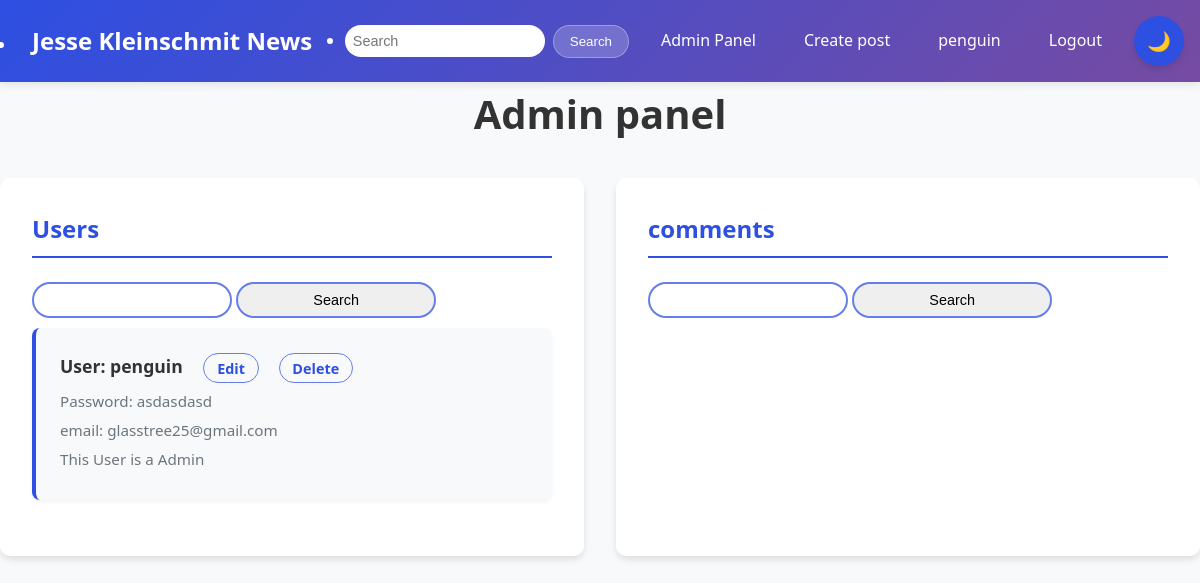
Before: /admin.php (signed in) with the older database file.
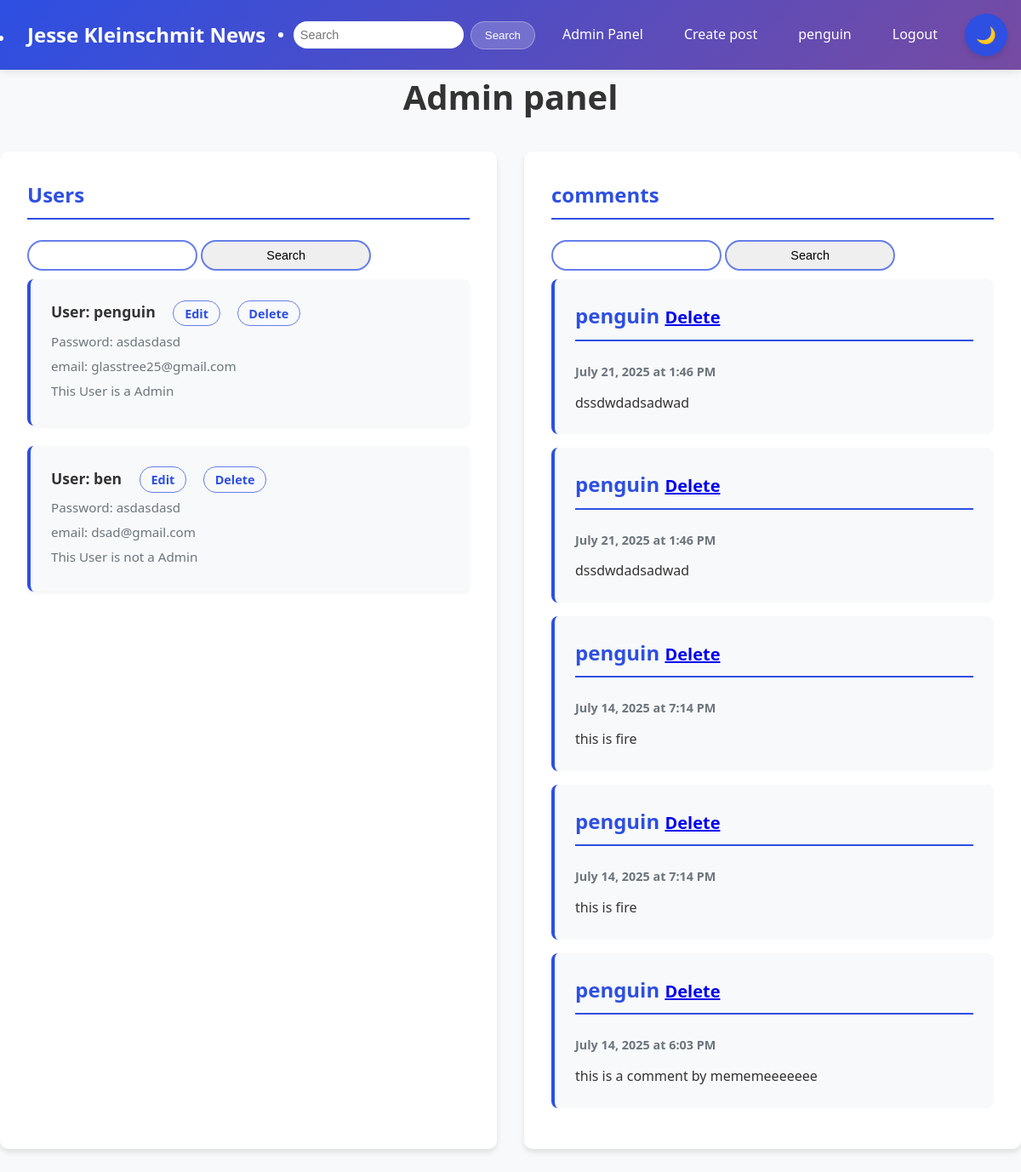
After: the same page with the newer database file.
### tables this page shows
CREATE TABLE `users` (
  `userName` varchar(20) NOT NULL,
  `password` varchar(50) NOT NULL,
  `email` varchar(255) NOT NULL,
  `isAdmin` tinyint(1) NOT NULL DEFAULT 0
);

CREATE TABLE `comments` (
  `commentID` int(11) NOT NULL,
  `commentText` text NOT NULL,
  `postID` int(11) NOT NULL,
  `userName` varchar(20) NOT NULL,
  `created_at` timestamp NOT NULL DEFAULT current_timestamp()
);

### admin.php (the view, shortened to what this page needs)
<!DOCTYPE html>
<html lang="en">
<head>
    <link rel="stylesheet" href="main.css">
</head>
<?php
require ('header.php');
if (isset($_SESSION['isAdmin']) && $_SESSION['isAdmin'] == 1 && $_GET && isset($_GET['searchCom'])) {
    $search = '%' . $_GET['searchCom'] . '%';
    $query = 'SELECT * FROM comments where commentText like :commentText ORDER by commentID desc limit 100';
    $statement = $db->prepare($query);
    $statement->bindValue(':commentText', $search);
    $statement->execute();
    $comment = $statement->fetchAll();
} else {
    $query = 'SELECT * FROM comments ORDER by commentID desc limit 100';
    $statement = $db->prepare($query);
    $statement->execute();
    $comment = $statement->fetchAll();
}
if (isset($_SESSION['isAdmin']) && $_SESSION['isAdmin'] == 1 && $_GET && isset($_GET['searchCom'])) {
    $search = '%' . $_GET['searchUser'] . '%';
    $query = 'SELECT * FROM users where userName like :userName ORDER by userName desc limit 100';
    $statement = $db->prepare($query);
    $statement->bindValue(':userName', $search);
    $statement->execute();
    $users = $statement->fetchAll();
} else {
    $query = 'SELECT * FROM users ORDER by userName desc limit 100';
    $statement = $db->prepare($query);
    $statement->execute();
    $users = $statement->fetchAll();
}
?>
<body>
<h1>Admin panel</h1>
<div class="admin">
    <div>
        <h2>Users</h2>
        <div>
             <form action="" method="GET">
                <input type="text" name="searchUser" id="searchUser" >
                <button type="submit">Search</button>
            </form>
            <?php foreach ($users as $row): ?>
                <div class="users">
                    <h2>User: <?= $row['userName'] ?> <small><a href="editUser.php?userName=<?= $row['userName'] ?>"> Edit</a> <a href="?delUser=true&userName=<?= $row['userName'] ?>">Delete</a></small></h2>
                    <h3>Password: <?= $row['password'] ?></h3>
                    <h4>email: <?= $row['email'] ?></h4>
                    <?php if ($row['isAdmin'] == 1): ?>
                     <h4>This User is a Admin</h4 >
                    <?php else: ?>
                    <h4>This User is not a Admin</h4>
                        <?php endif ?>
                </div>
                <?php endforeach ?>
        </div>
    </div>
    <div>
        <h2>comments</h2>
        <div>
            <form action="" method="GET">
                <input type="text" name="searchCom" id="searchCom" >
                <button type="submit">Search</button>
            </form>
         <?php foreach ($comment as $indi): ?>
        <div class="comment">
        <h2><?= $indi['userName'] ?> <small><a href="?del=true&commentId=<?= $indi['commentID'] ?>">Delete</a></small></h2>
        <h3><?= (new DateTime($indi['created_at']))->format('F j, Y \a\t g:i A') ?></h3>
       <p><?= $indi['commentText'] ?></p>
        </div>
      <?php endforeach ?>
        </div>
    </div>
</div>
</body>
</html>

### header.php (shortened to what this page needs)
<?php
if (isset($_SESSION['logged']) && $_SESSION['logged'] == 1) {
    $login = true;
} else {
    $login = false;
}
if (isset($_SESSION['isAdmin']) && $_SESSION['isAdmin'] == 1) {
    $admin = true;
} else {
    $admin = false;
}
?>
<header>
    <ul id="firstUl">
        <li><a href="index.php">Jesse Kleinschmit News </a></li>
        <li>
            <ul>
                <li>
                    <form action="search.php" method="post">
                        <input type="text" name="search" placeholder="Search">
                        <button type="submit">Search</button>
                    </form>
                </li>
                <?php if (!$login): ?>
                    <li><a href="?command=signUp">Sign Up</a></li>
                    <li><a href="?command=signIn">Login</a></li>
                    <li><button class="theme-toggle" onclick="toggleTheme()" aria-label="Toggle dark mode"><span class="theme-icon">🌙</span></button></li>
                <?php else: ?>
                    <?php if ($admin): ?>
                        <li><a href="admin.php">Admin Panel</a></li>
                    <?php endif ?>
                        <li><a href="create.php">Create post</a></li>
                    <li><a href="#"><?= $_SESSION['username'] ?></a></li>
                        <li><a href="?command=Logout">Logout</a></li>
                        <li><button class="theme-toggle" onclick="toggleTheme()" aria-label="Toggle dark mode"><span class="theme-icon">🌙</span></button></li>
                <?php endif ?>
            </ul>
        </li>
    </ul>
</header>

### main.css (style rules this page uses)
:root { --primary-blue: #2d4fe2; --primary-purple: #764ba2; --primary-hover: #304aca; --bg-light: #f8f9fa; --bg-white: #ffffff; --bg-card: #ffffff; --bg-comment: #f8f9fa; --bg-file-hover: #f0f2ff; --text-primary: #333; --text-secondary: #6c757d; --text-muted: #6c757d; --text-white: #ffffff; --border-light: #e9ecef; --border-primary: #667eea; --error-bg: #f8d7da; --error-text: #721c24; --error-border: #dc3545; --success-bg: #d4edda; --shadow-light: 0 2px 10px rgba(0, 0, 0, 0.1); --shadow-card: 0 4px 6px rgba(0, 0, 0, 0.1); --shadow-hover: 0 8px 25px rgba(0, 0, 0, 0.15); --shadow-button: 0 4px 8px rgba(0, 0, 0, 0.2); --transition: all 0.3s ease; }
.theme-toggle { top: 20px; right: 20px; background: var(--primary-blue); color: var(--text-white); border: none; padding: 0.8rem; border-radius: 50%; cursor: pointer; font-size: 1.2rem; z-index: 1000; transition: var(--transition); box-shadow: var(--shadow-card); width: 50px; height: 50px; display: flex; align-items: center; justify-content: center; }
* { margin: 0; padding: 0; box-sizing: border-box; }
body { font-family: "Segoe UI", Tahoma, Geneva, Verdana, sans-serif; line-height: 1.6; color: var(--text-primary); background: var(--bg-light); min-height: 100vh; }
header { background: linear-gradient( 135deg, var(--primary-blue) 0%, var(--primary-purple) 100% ); color: var(--text-white); padding: 1rem 0; box-shadow: var(--shadow-light); position: sticky; top: 0; z-index: 100; }
#firstUl { max-width: 1200px; margin: 0 auto; padding: 0 1rem; display: flex; justify-content: space-between; align-items: center; flex-wrap: wrap; gap: 1rem; }
#firstUl > li:first-child a { font-size: 1.5rem; font-weight: bold; text-decoration: none; color: var(--text-white); white-space: nowrap; }
#firstUl > li:last-child ul { display: flex; align-items: center; flex-wrap: wrap; gap: 1rem; }
#firstUl ul li { list-style: none; }
#firstUl a { color: var(--text-white); text-decoration: none; padding: 0.5rem 1rem; border-radius: 25px; transition: var(--transition); white-space: nowrap; }
header form { display: flex; align-items: center; gap: 0.5rem; }
header input[type="text"], #searchUser, #searchCom, .admin button { padding: 0.5rem; border: none; border-radius: 20px; width: 200px; max-width: 100%; font-size: 0.9rem; }
#searchUser, #searchCom, .admin button { border: 2px solid var(--border-primary); margin-bottom: 10px; }
header button { background: rgba(255, 255, 255, 0.2); color: var(--text-white); border: 1px solid rgba(255, 255, 255, 0.3); padding: 0.5rem 1rem; border-radius: 20px; cursor: pointer; transition: var(--transition); white-space: nowrap; }
h1 { color: var(--text-primary); margin-bottom: 2rem; font-size: 2.5rem; text-align: center; }
.comment { background: var(--bg-comment); padding: 1.5rem; border-radius: 8px; margin-bottom: 1rem; border-left: 4px solid var(--primary-blue); }
.comment h2 { color: var(--primary-blue); font-size: 1.1rem; margin-bottom: 0.5rem; }
.comment h3 { color: var(--text-secondary); font-size: 0.9rem; margin-bottom: 0.8rem; }
.comment p { color: var(--text-primary); line-height: 1.6; }
.admin { display: grid; grid-template-columns: 1fr 1fr; gap: 2rem; margin: 2rem 0; }
.admin > div { background: var(--bg-white); padding: 2rem; border-radius: 10px; box-shadow: var(--shadow-card); }
.admin h2 { color: var(--primary-blue); margin-bottom: 1.5rem; font-size: 1.5rem; border-bottom: 2px solid var(--primary-blue); padding-bottom: 0.5rem; }
.users { background: var(--bg-light); padding: 1.5rem; border-radius: 8px; margin-bottom: 1.5rem; border-left: 4px solid var(--primary-blue); box-shadow: 0 2px 4px rgba(0, 0, 0, 0.05); transition: var(--transition); }
.users h2 { color: var(--text-primary); font-size: 1.1rem; margin-bottom: 0.5rem; border: none; padding: 0; }
.users h2 small a { color: var(--primary-blue); text-decoration: none; margin-left: 1rem; font-size: 0.9rem; padding: 0.3rem 0.8rem; border: 1px solid var(--border-primary); border-radius: 15px; transition: var(--transition); }
.users h3, .users h4 { color: var(--text-secondary); font-weight: normal; margin-bottom: 0.3rem; font-size: 0.95rem; }

Changed rows visible on the page:
added users: userName "ben", password "asdasdasd", email "dsad@gmail.com", isAdmin "This User is not a Admin"
added comments: userName "penguin", created_at "July 21, 2025 at 1:46 PM", commentText "dssdwdadsadwad"
added comments: userName "penguin", created_at "July 21, 2025 at 1:46 PM", commentText "dssdwdadsadwad"
added comments: userName "penguin", created_at "July 14, 2025 at 7:14 PM", commentText "this is fire"
added comments: userName "penguin", created_at "July 14, 2025 at 7:14 PM", commentText "this is fire"
added comments: userName "penguin", created_at "July 14, 2025 at 6:03 PM", commentText "this is a comment by mememeeeeeee"
